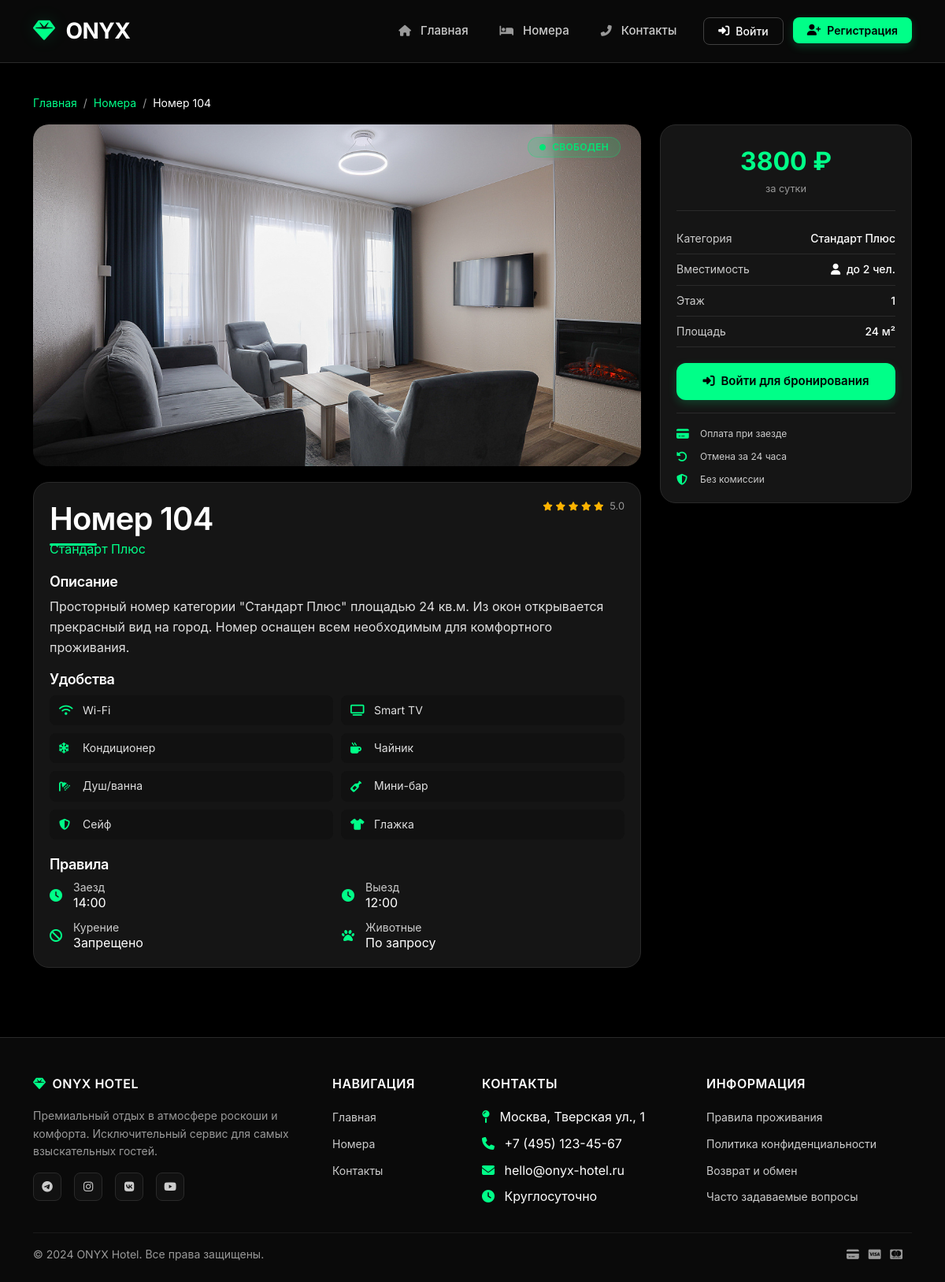
The app's page /room/RM004 with its own data.
### tables this page shows
CREATE TABLE Номера (
        Код INTEGER PRIMARY KEY AUTOINCREMENT,
        ID_Номера TEXT UNIQUE NOT NULL,
        Номер_Комнаты TEXT NOT NULL UNIQUE,
        Категория TEXT NOT NULL,
        Вместимость INTEGER NOT NULL,
        Цена_за_сутки REAL NOT NULL,
        Статус TEXT DEFAULT 'Свободен',
        Этаж INTEGER,
        Изображение TEXT DEFAULT 'default-room.jpg'
    );

### app.py (the view)
@app.route('/room/<string:room_id>')
def room_detail(room_id):
    try:
        sync_room_statuses()
        conn = get_db()
        cursor = conn.cursor()
        cursor.execute("SELECT * FROM Номера WHERE ID_Номера = ?", (room_id,))
        room = cursor.fetchone()
        if not room:
            flash('Номер не найден', 'danger')
            conn.close()
            return redirect(url_for('index'))
        conn.close()
        return render_template('room_detail.html', room=room)
    except Exception as e:
        flash(f'Ошибка при загрузке номера: {str(e)}', 'danger')
        return redirect(url_for('index'))

### app.py (called while the page is built)
def get_db():
    conn = sqlite3.connect(DB_NAME)
    conn.row_factory = sqlite3.Row
    return conn

### templates/room_detail.html (shortened to what this page needs)
{% extends "base.html" %}
{% block content %}
<div class="container py-4">
    <nav aria-label="breadcrumb">
        <ol class="breadcrumb">
            <li class="breadcrumb-item"><a href="{{ url_for('index') }}">Главная</a></li>
            <li class="breadcrumb-item"><a href="{{ url_for('search_rooms') }}">Номера</a></li>
            <li class="breadcrumb-item active text-white">Номер {{ room['Номер_Комнаты'] }}</li>
        </ol>
    </nav>
    <div class="room-detail-grid">
        <div class="room-detail-left">
            <div class="image-container">
                <img src="{{ get_room_image(room['Номер_Комнаты']) }}"
                     class="room-detail-image"
                     alt="Номер {{ room['Номер_Комнаты'] }}"
                     onerror="this.src='{{ url_for('static', filename='images/rooms/default.jpg') }}'">
                <div class="status-badge">
                    <span class="badge bg-{{ 'success' if room['Статус'] == 'Свободен' else 'warning' if room['Статус'] == 'Будет занят' else 'danger' }}">
                        <i class="fas fa-circle me-1" style="font-size: 0.5rem;"></i>
                        {{ room['Статус'] }}
                    </span>
                </div>
            </div>
            <div class="description-card">
                <div class="d-flex justify-content-between align-items-start mb-3">
                    <div>
                        <h2 class="text-white mb-0">Номер {{ room['Номер_Комнаты'] }}</h2>
                        <p class="text-primary mb-0">{{ room['Категория'] }}</p>
                    </div>
                    <div class="rating">
                        <i class="fas fa-star text-warning"></i>
                        <i class="fas fa-star text-warning"></i>
                        <i class="fas fa-star text-warning"></i>
                        <i class="fas fa-star text-warning"></i>
                        <i class="fas fa-star text-warning"></i>
                        <span class="text-muted ms-1">5.0</span>
                    </div>
                </div>
                <h5 class="text-white mb-2">Описание</h5>
                <p class="text-light mb-3">
                    Просторный номер категории "{{ room['Категория'] }}" площадью {{ room['Вместимость'] * 12 }} кв.м.
                    Из окон открывается прекрасный вид на город. Номер оснащен всем необходимым для комфортного проживания.
                </p>
                <h5 class="text-white mb-2">Удобства</h5>
                <div class="amenities-grid">
                    <div class="amenity-item">
                        <i class="fas fa-wifi text-primary"></i>
                        <span>Wi-Fi</span>
                    </div>
                    <div class="amenity-item">
                        <i class="fas fa-tv text-primary"></i>
                        <span>Smart TV</span>
                    </div>
                    <div class="amenity-item">
                        <i class="fas fa-snowflake text-primary"></i>
                        <span>Кондиционер</span>
                    </div>
                    <div class="amenity-item">
                        <i class="fas fa-mug-hot text-primary"></i>
                        <span>Чайник</span>
                    </div>
                    <div class="amenity-item">
                        <i class="fas fa-shower text-primary"></i>
                        <span>Душ/ванна</span>
                    </div>
                    <div class="amenity-item">
                        <i class="fas fa-wine-bottle text-primary"></i>
                        <span>Мини-бар</span>
                    </div>
                    <div class="amenity-item">
                        <i class="fas fa-shield-alt text-primary"></i>
                        <span>Сейф</span>
                    </div>
                    <div class="amenity-item">
                        <i class="fas fa-tshirt text-primary"></i>
                        <span>Глажка</span>
                    </div>
                </div>
                <h5 class="text-white mb-2 mt-3">Правила</h5>
                <div class="rules-grid">
                    <div class="rule-item">
                        <i class="fas fa-clock text-primary"></i>
                        <div>
                            <div class="text-light small">Заезд</div>
                            <div class="text-white">14:00</div>
                        </div>
                    </div>
                    <div class="rule-item">
                        <i class="fas fa-clock text-primary"></i>
                        <div>
                            <div class="text-light small">Выезд</div>
                            <div class="text-white">12:00</div>
                        </div>
                    </div>
                    <div class="rule-item">
                        <i class="fas fa-ban text-primary"></i>
                        <div>
                            <div class="text-light small">Курение</div>
                            <div class="text-white">Запрещено</div>
                        </div>
                    </div>
                    <div class="rule-item">
                        <i class="fas fa-paw text-primary"></i>
                        <div>
                            <div class="text-light small">Животные</div>
                            <div class="text-white">По запросу</div>
                        </div>
                    </div>
                </div>
            </div>
        </div>
        <div class="room-detail-right">
            <div class="booking-card">
                <div class="price-block">
                    <div class="price">{{ "%.0f"|format(room['Цена_за_сутки']) }} ₽</div>
                    <div class="price-period">за сутки</div>
                </div>
                <div class="info-row">
                    <span class="info-label">Категория</span>
                    <span class="info-value">{{ room['Категория'] }}</span>
                </div>
                <div class="info-row">
                    <span class="info-label">Вместимость</span>
                    <span class="info-value"><i class="fas fa-user me-1"></i> до {{ room['Вместимость'] }} чел.</span>
                </div>
                <div class="info-row">
                    <span class="info-label">Этаж</span>
                    <span class="info-value">{{ room['Этаж'] }}</span>
                </div>
                <div class="info-row">
                    <span class="info-label">Площадь</span>
                    <span class="info-value">{{ room['Вместимость'] * 12 }} м²</span>
                </div>
                {% if room['Статус'] == 'Свободен' %}
                    {% if session.client_id %}
                        <a href="{{ url_for('create_booking', room_id=room['ID_Номера']) }}"
                           class="btn btn-primary btn-block">
                            <i class="fas fa-calendar-check me-2"></i>Забронировать
                        </a>
                    {% else %}
                        <a href="{{ url_for('login') }}" class="btn btn-primary btn-block">
                            <i class="fas fa-sign-in-alt me-2"></i>Войти для бронирования
                        </a>
                    {% endif %}
                {% else %}
                    <button class="btn btn-secondary btn-block" disabled>
                        <i class="fas fa-lock me-2"></i>Номер недоступен
                    </button>
                {% endif %}
                <div class="features-list">
                    <div class="feature-item">
                        <i class="fas fa-credit-card text-primary"></i>
                        <span>Оплата при заезде</span>
                    </div>
                    <div class="feature-item">
                        <i class="fas fa-undo-alt text-primary"></i>
                        <span>Отмена за 24 часа</span>
                    </div>
                    <div class="feature-item">
                        <i class="fas fa-shield-alt text-primary"></i>
                        <span>Без комиссии</span>
                    </div>
                </div>
            </div>
        </div>
    </div>
</div>
{% endblock %}

### static/css/style.css (style rules this page uses)
:root { --bg-primary: #000000; --bg-secondary: #0a0a0a; --bg-tertiary: #111111; --bg-card: #151515; --bg-hover: #1e1e1e; --bg-glass: rgba(21, 21, 21, 0.95); --text-primary: #ffffff; --text-secondary: #cccccc; --text-muted: #999999; --text-light: #e0e0e0; --accent-primary: #00ff88; --accent-secondary: #00cc6a; --accent-dark: #00994f; --accent-glow: rgba(0, 255, 136, 0.15); --success: #00e676; --warning: #ffb300; --danger: #ff4444; --info: #00e5ff; --border-color: #2a2a2a; --border-light: #404040; --shadow-sm: 0 2px 8px rgba(0, 0, 0, 0.6); --shadow-md: 0 4px 16px rgba(0, 0, 0, 0.7); --shadow-lg: 0 8px 32px rgba(0, 0, 0, 0.8); --shadow-glow: 0 0 40px rgba(0, 255, 136, 0.15); --radius-xs: 4px; --radius-sm: 8px; --radius-md: 12px; --radius-lg: 20px; --radius-xl: 28px; --transition-fast: 0.2s ease; --transition-base: 0.3s ease; --transition-slow: 0.5s ease; }
* { margin: 0; padding: 0; box-sizing: border-box; }
html { scroll-behavior: smooth; }
body { font-family: 'Inter', -apple-system, BlinkMacSystemFont, sans-serif; background: var(--bg-primary); color: var(--text-primary); line-height: 1.6; -webkit-font-smoothing: antialiased; -moz-osx-font-smoothing: grayscale; min-height: 100vh; display: flex; flex-direction: column; }
h1, h2, h3, h4, h5, h6 { color: var(--text-primary); font-weight: 600; letter-spacing: -0.02em; line-height: 1.3; }
h2 { font-size: clamp(2rem, 4vw, 2.5rem); margin-bottom: 1.5rem; position: relative; display: inline-block; color: var(--text-primary); }
h2::after { content: ''; position: absolute; bottom: -8px; left: 0; width: 60px; height: 3px; background: var(--accent-primary); border-radius: 3px; }
h5 { font-size: 1.125rem; color: var(--text-primary); }
p { color: var(--text-light); margin-bottom: 1rem; }
.text-muted { color: var(--text-muted) !important; }
.text-light { color: var(--text-light) !important; }
a { color: var(--accent-primary); text-decoration: none; transition: var(--transition-fast); }
.btn { border-radius: var(--radius-md); padding: 0.625rem 1.5rem; font-weight: 500; font-size: 0.9375rem; transition: var(--transition-base); border: none; position: relative; overflow: hidden; display: inline-flex; align-items: center; justify-content: center; gap: 0.5rem; cursor: pointer; }
.btn-primary { background: var(--accent-primary); color: #000000 !important; font-weight: 600; box-shadow: 0 4px 12px rgba(0, 255, 136, 0.2); }
.btn-primary i { color: #000000; }
.badge { padding: 0.25rem 0.75rem; font-weight: 500; font-size: 0.75rem; border-radius: 20px; text-transform: uppercase; letter-spacing: 0.3px; display: inline-flex; align-items: center; gap: 0.25rem; }
.badge i { font-size: 0.625rem; }
.bg-success { background: rgba(0, 230, 118, 0.15) !important; color: var(--success) !important; border: 1px solid rgba(0, 230, 118, 0.3); }
.status-badge { position: absolute; top: 12px; right: 12px; padding: 0.25rem 0.875rem; font-size: 0.6875rem; font-weight: 600; border-radius: 20px; z-index: 10; backdrop-filter: blur(10px); text-transform: uppercase; letter-spacing: 0.5px; display: flex; align-items: center; gap: 0.25rem; }
.breadcrumb { padding: 1rem 0; background: transparent; margin-bottom: 0; }
.breadcrumb-item { font-size: 0.875rem; color: var(--text-muted); }
.breadcrumb-item a { color: var(--accent-primary); text-decoration: none; transition: var(--transition-fast); display: flex; align-items: center; gap: 0.5rem; }
.breadcrumb-item.active { color: var(--text-primary); }
.breadcrumb-item + .breadcrumb-item::before { color: var(--text-muted); content: "/"; }
small, .small { color: var(--text-secondary) !important; }
.text-primary { color: var(--accent-primary) !important; }
.text-warning { color: var(--warning) !important; }

### records on screen
Номера: Номер_Комнаты "104", Статус "СВОБОДЕН", Категория "Стандарт Плюс", room['Вместимость']*12 "24", Цена_за_сутки "3800", Вместимость "2", Этаж "1"
